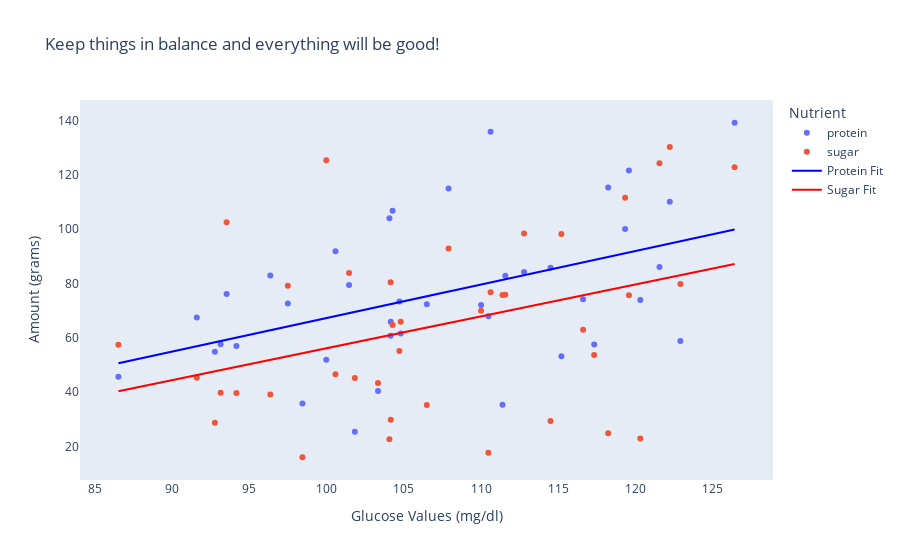

This figure's notebook cell:
### Code cell
import pandas as pd
import plotly.express as px
import plotly.graph_objects as go
import numpy as np

# Assuming merged_protein_dexcom and merged_sugar_dexcom are already defined
# and have columns 'glucose', 'protein', and 'sugar'

# Merge the two DataFrames on 'person_id' and 'Day'
merged_df = pd.merge(merged_protein_dexcom, merged_sugar_dexcom, on=['person_id', 'Day'], suffixes=('_protein', '_sugar'))
merged_df = merged_df[merged_df['glucose value (mg/dl)_protein'] > 80]
merged_df = merged_df[merged_df['protein'] < 140]
merged_df = merged_df[merged_df['sugar'] < 140]  # Filter out low glucose values

# Fit linear models
protein_fit = np.polyfit(merged_df['glucose value (mg/dl)_protein'], merged_df['protein'], 1)
sugar_fit = np.polyfit(merged_df['glucose value (mg/dl)_protein'], merged_df['sugar'], 1)

# Create linear prediction lines
protein_line = np.polyval(protein_fit, merged_df['glucose value (mg/dl)_protein'])
sugar_line = np.polyval(sugar_fit, merged_df['glucose value (mg/dl)_protein'])

# Create the scatter plot
fig = px.scatter(merged_df, x='glucose value (mg/dl)_protein', y=['protein', 'sugar'], labels={
    'glucose value (mg/dl)_protein': 'Glucose Values (mg/dl)',
    'value': 'Amount (grams)',
    'variable': 'Nutrient'
}, title='Keep things in balance and everything will be good!')

# Add linear fit lines with specified colors
fig.add_trace(go.Scatter(x=merged_df['glucose value (mg/dl)_protein'], y=protein_line, mode='lines', name='Protein Fit', line=dict(color='blue')))
fig.add_trace(go.Scatter(x=merged_df['glucose value (mg/dl)_protein'], y=sugar_line, mode='lines', name='Sugar Fit', line=dict(color='red')))

# Update layout to turn off grid and adjust width
fig.update_layout(
    xaxis=dict(showgrid=False),
    yaxis=dict(showgrid=False),
)

# Show the plot
fig.show()

### Figure 1 — Plotly figure (JSON) as saved in the notebook; plotly's stock layout.template omitted (floating-point values rounded to 4 significant figures)
{"data": [{"hovertemplate": "Nutrient=protein<br>Glucose Values (mg/dl)=%{x}<br>Amount (grams)=%{y}<extra></extra>", "legendgroup": "protein", "marker": {"color": "#636efa", "symbol": "circle"}, "mode": "markers", "name": "protein", "orientation": "v", "showlegend": true, "type": "scatter", "x": [101.5, 99.98, 93.52, 104.1, 101.8, 111.6, 104.1, 110.6, 110.5, 118.2, 100.6, 114.5, 120.3, 104.8, 111.4, 104.2, 98.43, 104.7, 119.3, 121.6, 122.2, 126.4, 122.9, 106.5, 91.59, 97.49, 96.35, 92.76, 86.51, 103.3, 93.13, 104.3, 112.8, 116.6, 117.3, 119.6, 94.16, 115.2, 110, 107.9], "xaxis": "x", "y": [79.4, 51.9, 76.1, 60.7, 25.4, 82.8, 104, 135.8, 67.9, 115.3, 91.8, 85.7, 73.9, 61.5, 35.3, 65.9, 35.8, 73.3, 100, 86, 110, 139.1, 58.8, 72.3, 67.4, 72.6, 82.9, 54.8, 45.6, 40.4, 57.6, 106.7, 84.2, 74.1, 57.5, 121.5, 56.9, 53.2, 72, 114.9], "yaxis": "y"}, {"hovertemplate": "Nutrient=sugar<br>Glucose Values (mg/dl)=%{x}<br>Amount (grams)=%{y}<extra></extra>", "legendgroup": "sugar", "marker": {"color": "#EF553B", "symbol": "circle"}, "mode": "markers", "name": "sugar", "orientation": "v", "showlegend": true, "type": "scatter", "x": [101.5, 99.98, 93.52, 104.1, 101.8, 111.6, 104.1, 110.6, 110.5, 118.2, 100.6, 114.5, 120.3, 104.8, 111.4, 104.2, 98.43, 104.7, 119.3, 121.6, 122.2, 126.4, 122.9, 106.5, 91.59, 97.49, 96.35, 92.76, 86.51, 103.3, 93.13, 104.3, 112.8, 116.6, 117.3, 119.6, 94.16, 115.2, 110, 107.9], "xaxis": "x", "y": [83.8, 125.3, 102.5, 80.4, 45.2, 75.8, 22.6, 76.7, 17.7, 24.8, 46.5, 29.3, 22.9, 65.9, 75.7, 29.8, 16, 55.1, 111.5, 124.2, 130.2, 122.7, 79.8, 35.2, 45.3, 79.1, 39.1, 28.7, 57.4, 43.3, 39.7, 64.7, 98.3, 62.9, 53.6, 75.6, 39.6, 98.2, 69.9, 92.8], "yaxis": "y"}, {"line": {"color": "blue"}, "mode": "lines", "name": "Protein Fit", "type": "scatter", "x": [101.5, 99.98, 93.52, 104.1, 101.8, 111.6, 104.1, 110.6, 110.5, 118.2, 100.6, 114.5, 120.3, 104.8, 111.4, 104.2, 98.43, 104.7, 119.3, 121.6, 122.2, 126.4, 122.9, 106.5, 91.59, 97.49, 96.35, 92.76, 86.51, 103.3, 93.13, 104.3, 112.8, 116.6, 117.3, 119.6, 94.16, 115.2, 110, 107.9], "y": [69.04, 67.22, 59.26, 72.36, 69.5, 81.52, 72.26, 80.35, 80.17, 89.74, 67.96, 85.13, 92.31, 73.17, 81.3, 72.37, 65.32, 73.06, 91.09, 93.84, 94.66, 99.84, 95.51, 75.25, 56.88, 64.15, 62.75, 58.32, 50.62, 71.35, 58.78, 72.52, 83.02, 87.74, 88.62, 91.4, 60.04, 86.0, 79.59, 76.99]}, {"line": {"color": "red"}, "mode": "lines", "name": "Sugar Fit", "type": "scatter", "x": [101.5, 99.98, 93.52, 104.1, 101.8, 111.6, 104.1, 110.6, 110.5, 118.2, 100.6, 114.5, 120.3, 104.8, 111.4, 104.2, 98.43, 104.7, 119.3, 121.6, 122.2, 126.4, 122.9, 106.5, 91.59, 97.49, 96.35, 92.76, 86.51, 103.3, 93.13, 104.3, 112.8, 116.6, 117.3, 119.6, 94.16, 115.2, 110, 107.9], "y": [57.82, 56.09, 48.53, 60.98, 58.26, 69.68, 60.88, 68.56, 68.4, 77.49, 56.79, 73.11, 79.93, 61.74, 69.47, 60.99, 54.28, 61.64, 78.77, 81.38, 82.16, 87.08, 82.97, 63.72, 46.26, 53.18, 51.84, 47.64, 40.31, 60.02, 48.07, 61.12, 71.1, 75.59, 76.43, 79.06, 49.27, 73.94, 67.84, 65.37]}], "layout": {"legend": {"title": {"text": "Nutrient"}, "tracegroupgap": 0}, "title": {"text": "Keep things in balance and everything will be good!"}, "xaxis": {"anchor": "y", "domain": [0, 1], "showgrid": false, "title": {"text": "Glucose Values (mg/dl)"}}, "yaxis": {"anchor": "x", "domain": [0, 1], "showgrid": false, "title": {"text": "Amount (grams)"}}}}
